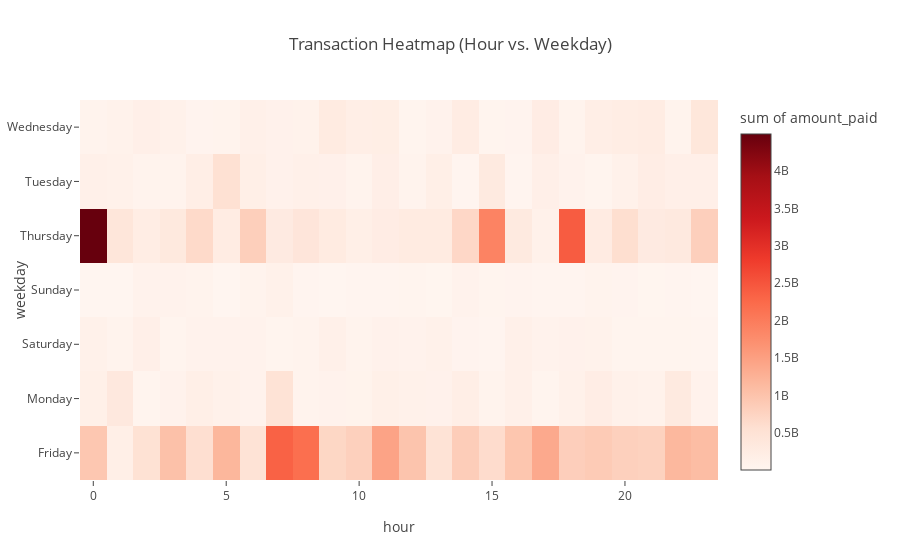

Notebook source saved alongside this figure:
### Code cell
df = transactions_df.copy()
df["timestamp"] = pd.to_datetime(df["timestamp"])
df["hour"] = df["timestamp"].dt.hour
df["weekday"] = df["timestamp"].dt.day_name()

heatmap_data = df.groupby(["weekday", "hour"], as_index=False)["amount_paid"].sum()

weekday_order = ["Monday", "Tuesday", "Wednesday", "Thursday", "Friday", "Saturday", "Sunday"]
heatmap_data["weekday"] = pd.Categorical(heatmap_data["weekday"], categories=weekday_order, ordered=True)

fig = px.density_heatmap(
    heatmap_data,
    x="hour",
    y="weekday",
    z="amount_paid",
    title="Transaction Heatmap (Hour vs. Weekday)",
    color_continuous_scale="Reds",
    nbinsx=24
)
fig.show()

### Figure 1 — Plotly figure (JSON) as saved in the notebook; plotly's stock layout.template omitted (floating-point values rounded to 4 significant figures; data arrays with more than 128 entries replaced by an {"elided": "..."} marker saying what was removed)
{"data": [{"coloraxis": "coloraxis", "histfunc": "sum", "hovertemplate": "hour=%{x}<br>weekday=%{y}<br>sum of amount_paid=%{z}<extra></extra>", "name": "", "nbinsx": 24, "type": "histogram2d", "x": {"elided": "168 int values"}, "xaxis": "x", "xbingroup": "x", "y": {"elided": "168 str values"}, "yaxis": "y", "ybingroup": "y", "z": {"elided": "168 float values"}}], "layout": {"coloraxis": {"colorbar": {"title": {"text": "sum of amount_paid"}}, "colorscale": [[0, "rgb(255,245,240)"], [0.125, "rgb(254,224,210)"], [0.25, "rgb(252,187,161)"], [0.375, "rgb(252,146,114)"], [0.5, "rgb(251,106,74)"], [0.625, "rgb(239,59,44)"], [0.75, "rgb(203,24,29)"], [0.875, "rgb(165,15,21)"], [1, "rgb(103,0,13)"]]}, "legend": {"tracegroupgap": 0}, "title": {"text": "Transaction Heatmap (Hour vs. Weekday)"}, "xaxis": {"anchor": "y", "domain": [0, 1], "title": {"text": "hour"}}, "yaxis": {"anchor": "x", "domain": [0, 1], "title": {"text": "weekday"}}}}
